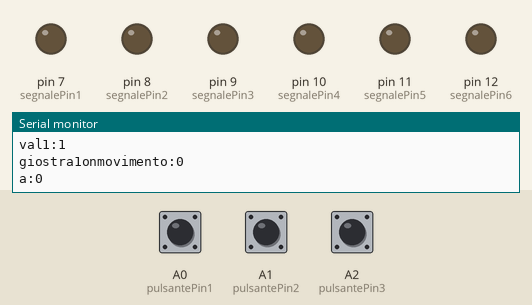
Recording of a sketch running on a simulated Arduino Uno, built with avr-gcc and run on an emulated ATmega328P. Shown: output pins drawn as LEDs (lit = HIGH), the last lines printed to the serial monitor. Inputs (shaded band) come from the test bench; at power-on: A0 (pulsantePin1) HIGH, A1 (pulsantePin2) HIGH, A2 (pulsantePin3) HIGH.

Above: at 1.2 s.
1.3 s: A0 (pulsantePin1) pulled LOW for 0.15 s
At 2.4 s:
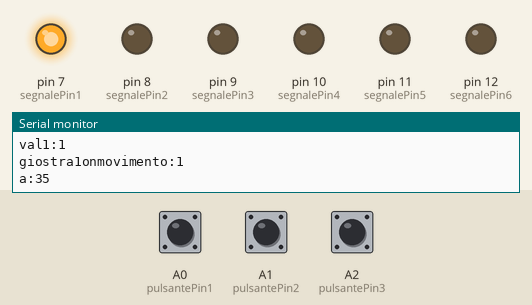
2.9 s: A1 (pulsantePin2) pulled LOW for 0.15 s
At 3.6 s:
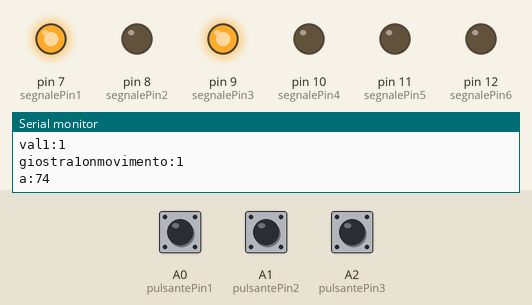
4.5 s: A2 (pulsantePin3) pulled LOW for 0.15 s
At 5.0 s:
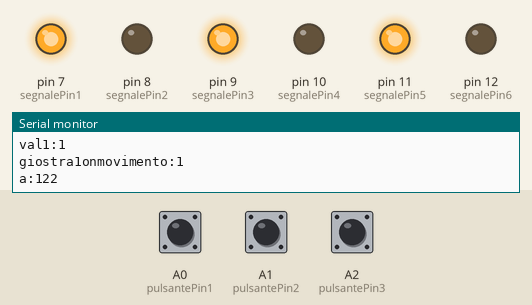
6.1 s: A0 (pulsantePin1) pulled LOW for 1 s
At 6.4 s:
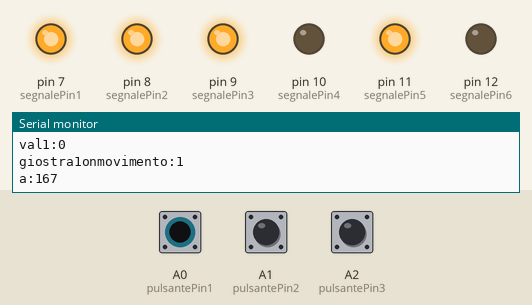
8.6 s: A1 (pulsantePin2) pulled LOW for 1 s
At 9.8 s:
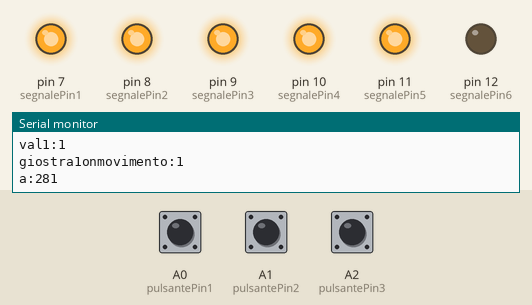
11.1 s: A2 (pulsantePin3) pulled LOW for 1 s
At 12.1 s:
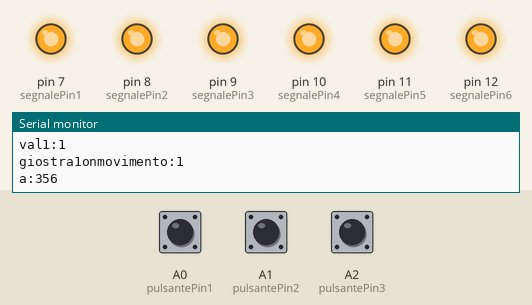
Timing chart, 0 to 34.6 s (numbered marks = the images above; inputs shaded):
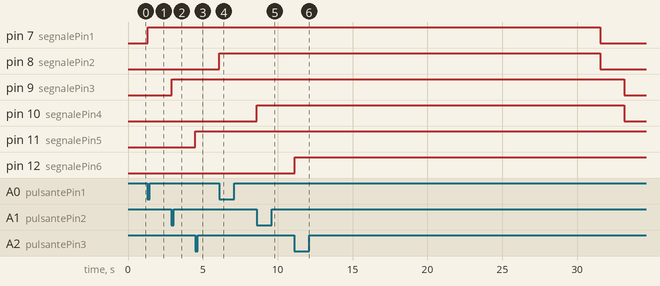

The sketch:

gioco_delle_giostre.ino
```cpp
int pulsantePin1 = A0;  // inposto il nome di A0 nel programma
int pulsantePin2 = A1;
int pulsantePin3 = A2;
int val1 = 1;  // pulsantepin varibile dove salvo il valore alto o basso letto da A0, impostato su 1 perche' all' in inizio lui ha 5 volt con una resistenza di pulup
int val2 = 1;
int val3 = 1;
int segnalePin1 = 7; // imposto il nome del pin 7 nel programma (movimento giostra)
int segnalePin2 = 8; // imposto il nome del pin 8 nel programma (suono giostra)
int segnalePin3 = 9;
int segnalePin4 = 10;
int segnalePin5 = 11;
int segnalePin6 = 12;
int a = 0;  // contatore per la proma giostra
int b = 0;  // contatore per la seconda giostra
int c = 0;  // contatore per la terza giostra
int alfa = 0;  // contatore per leggere la seriale e vedere i valori che legge ogni tot nel programma
int giostra1onmovimento = 0;  // variabile dove salvo cosa deve fare la giostra esempio movimento
int giostra2onmovimento = 0;
int giostra3onmovimento = 0;
int giostra1onsuono = 0;  // variabile dove salvo cosa deve fare la giostra esempio suono
int giostra2onsuono = 0;
int giostra3onsuono = 0;


void setup() {
  Serial.begin(115200);
  pinMode(pulsantePin1, INPUT );  // imposto come lettura il pin A0
  pinMode(pulsantePin2, INPUT );
  pinMode(pulsantePin3, INPUT );

  pinMode(segnalePin1, OUTPUT );  // imposto come ucita il pin 7 giostra1 in movimento
  pinMode(segnalePin2, OUTPUT );  // imposto come ucita il pin 8 giostra1 con il suono
  pinMode(segnalePin3, OUTPUT );
  pinMode(segnalePin4, OUTPUT );
  pinMode(segnalePin5, OUTPUT );
  pinMode(segnalePin6, OUTPUT );
}

void loop() {
  val1 = digitalRead(pulsantePin1);  // leggi lo stato del pulsante (non premuto 1, premuto 0)
  val2 = digitalRead(pulsantePin2);
  val3 = digitalRead(pulsantePin3);

  if (val1 == 0){  // se il pulsante 1 è premuto
    giostra1onmovimento = 1;
  }

  if (giostra1onmovimento == 1 && a <= 1000){ // se il pulsante è stato premuto giostra1onmovimento va a 1 mi porta il pin 7 a 5 volt fino a che a non arriva a 1000. 1000 perche' il ritardo generale del programma è 30 millisecondi quindi ogni 30 millisecondi aumenta a di 1, per fare un secondo ci vogliono 1000 millisecondi quindi lui esegue il programma 33 volte in un secondo, dopo un secondo a è uguale a 33
    digitalWrite(segnalePin1, HIGH);
    a = a + 1;
    }
  if (val1 == 0 && giostra1onmovimento == 1 && a >= 50){ // se il pulsante viene premuto , giovastra1onavanti è a 1, quindi il pulsante è gia' stato premuto una volta e il conteggio di a è arrivato a 50 piu' o meno 1 secondo e qualcosa allora fai partire anche la musica con 5 volt sul pin 8
    digitalWrite(segnalePin2, HIGH);
  }

  if (a == 1000){  // se a è arrivato a 1000 metti l'uscita 7 e 8 a  0 volt e la varibile giosta1onavanti a 0
    digitalWrite(segnalePin1, LOW);
    digitalWrite(segnalePin2, LOW);
    giostra1onmovimento = 0;
    a = 0;
    }

  if (val2 == 0){
    giostra2onmovimento = 1;
  }
  if (val2 == 0 && giostra2onmovimento == 1 && b >= 50){
    digitalWrite(segnalePin4, HIGH);
  }
  if (giostra2onmovimento == 1 && b <= 1000){
    digitalWrite(segnalePin3, HIGH);
    b = b + 1;
    }
  if (b == 1000){
    digitalWrite(segnalePin3, LOW);
    digitalWrite(segnalePin4, LOW);
    giostra2onmovimento = 0;
    b = 0;
    }

  if (val3 == 0){
    giostra3onmovimento = 1;
  }
  if (val3 == 0 && giostra3onmovimento == 1 && c >= 50){
    digitalWrite(segnalePin6, HIGH);
  }
  if (giostra3onmovimento == 1 && c <= 1000){
    digitalWrite(segnalePin5, HIGH);
    c = c + 1;
    }
  if (c == 1000){
    digitalWrite(segnalePin5, LOW);
    digitalWrite(segnalePin6, LOW);
    giostra3onmovimento = 0;
    c = 0;
    }


  if (alfa >= 3){ // imposta la velocita' di stampa sulla seriale 30 millisecondi * 3 = ogni 90 millisecondi stampa
    Serial.print("val1:");
    Serial.println(val1);
    Serial.print("giostra1onmovimento:");
    Serial.println(giostra1onmovimento);
    Serial.print("a:");
    Serial.println(a);
    alfa = 0;
  }
  alfa = alfa + 1;
  delay(30); // tempo del programma impostato per evitare rimbalzo del pulsante ogni volta che viene premuto

}
```

Measured:
- after the input at 1.3 s, pin 7 (segnalePin1): LOW → HIGH at once
- after the input at 2.9 s, pin 9 (segnalePin3): LOW → HIGH at once
- after the input at 4.5 s, pin 11 (segnalePin5): LOW → HIGH at once
- after the input at 6.1 s, pin 8 (segnalePin2): LOW → HIGH at once
- after the input at 8.6 s, pin 10 (segnalePin4): LOW → HIGH at once
- after the input at 11.1 s, pin 12 (segnalePin6): LOW → HIGH at once
